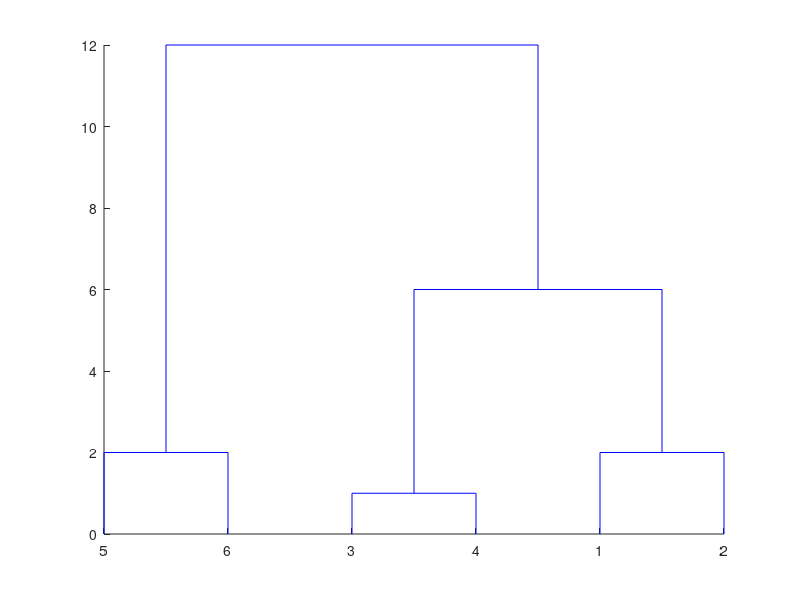

Recreate this plot in MATLAB.
% Manhattan distance and single linkage
% linkage method: "single" ~ min || "average" || "complete" ~ max

% x,y approache single
%x = [1,1; 1,0; 0,2; 1.5,3.5; 3,5]
%y = pdist(x,"cityblock");
%z = linkage(y,"single");
%dendrogram(z);

%if only distance matrix is given
%read type from up to down, left to right
%y = [0.12,0.51,0.84,0.28,0.34,0.25,0.16,0.77,0.61,0.14,0.70,0.93,0.45,0.20,0.67]

% x only approache single
x = [2,4,7,8,12,14];
y = pdist(x',"cityblock");
Z0 = squareform(y);
z = linkage(y,"complete");
dendrogram(z);

% x only approache average
%x = [16.9, 38.5, 39.5, 80.8, 82, 34.6, 116.1]
%y = pdist(x',"cityblock");
%Z0 = squareform(y);
%z = linkage(y,"average");
%dendrogram(z);
